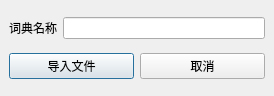
<ui version="4.0" >
 <class>NewDictDlgClass</class>
 <widget class="QDialog" name="NewDictDlgClass" >
  <property name="geometry" >
   <rect>
    <x>0</x>
    <y>0</y>
    <width>274</width>
    <height>96</height>
   </rect>
  </property>
  <property name="windowTitle" >
   <string>新建词典</string>
  </property>
  <layout class="QGridLayout" >
   <property name="margin" >
    <number>9</number>
   </property>
   <property name="spacing" >
    <number>6</number>
   </property>
   <item row="0" column="0" colspan="2" >
    <layout class="QHBoxLayout" >
     <property name="margin" >
      <number>0</number>
     </property>
     <property name="spacing" >
      <number>6</number>
     </property>
     <item>
      <widget class="QLabel" name="label" >
       <property name="text" >
        <string>词典名称</string>
       </property>
      </widget>
     </item>
     <item>
      <widget class="QLineEdit" name="lineEditDictName" >
       <property name="focusPolicy" >
        <enum>Qt::StrongFocus</enum>
       </property>
      </widget>
     </item>
    </layout>
   </item>
   <item row="1" column="0" >
    <widget class="QPushButton" name="buttonLoad" >
     <property name="text" >
      <string>导入文件</string>
     </property>
    </widget>
   </item>
   <item row="1" column="1" >
    <widget class="QPushButton" name="buttonCancel" >
     <property name="text" >
      <string>取消</string>
     </property>
    </widget>
   </item>
  </layout>
 </widget>
 <layoutdefault spacing="6" margin="11" />
 <resources/>
 <connections>
  <connection>
   <sender>buttonCancel</sender>
   <signal>clicked()</signal>
   <receiver>NewDictDlgClass</receiver>
   <slot>reject()</slot>
   <hints>
    <hint type="sourcelabel" >
     <x>160</x>
     <y>62</y>
    </hint>
    <hint type="destinationlabel" >
     <x>151</x>
     <y>90</y>
    </hint>
   </hints>
  </connection>
 </connections>
</ui>
